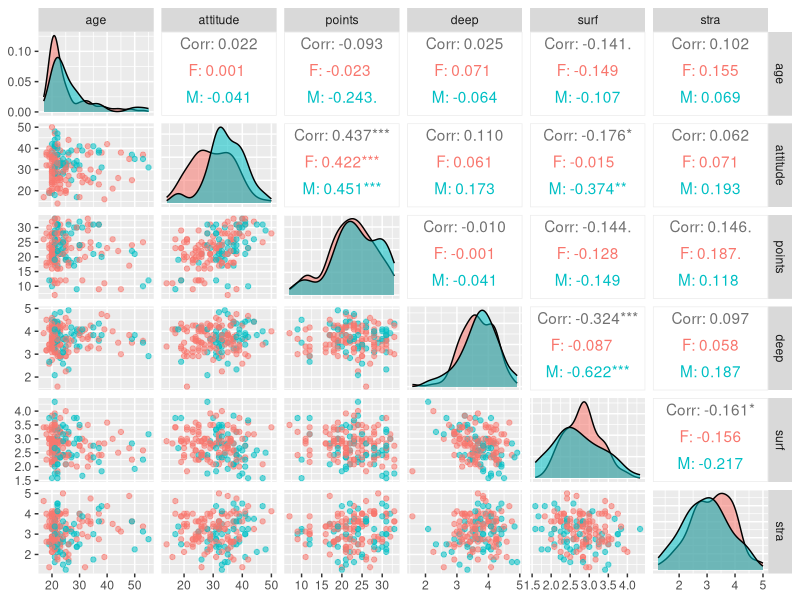
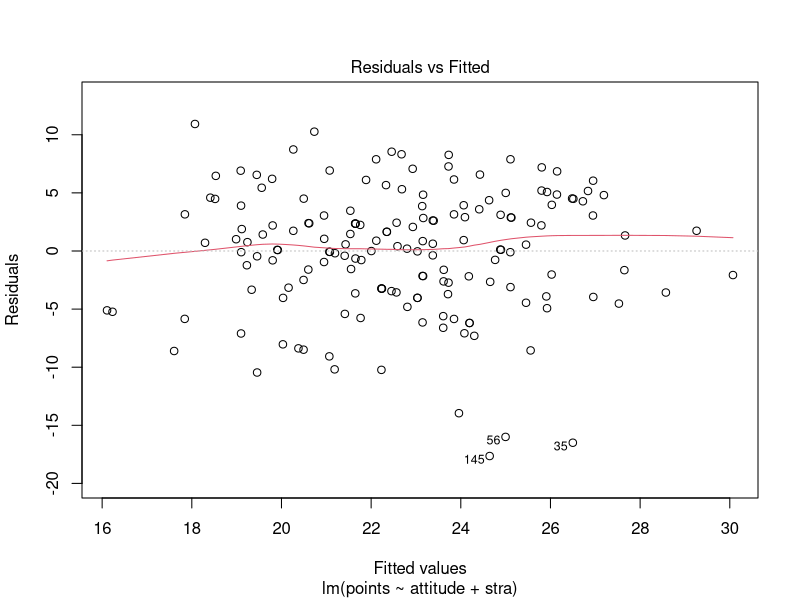
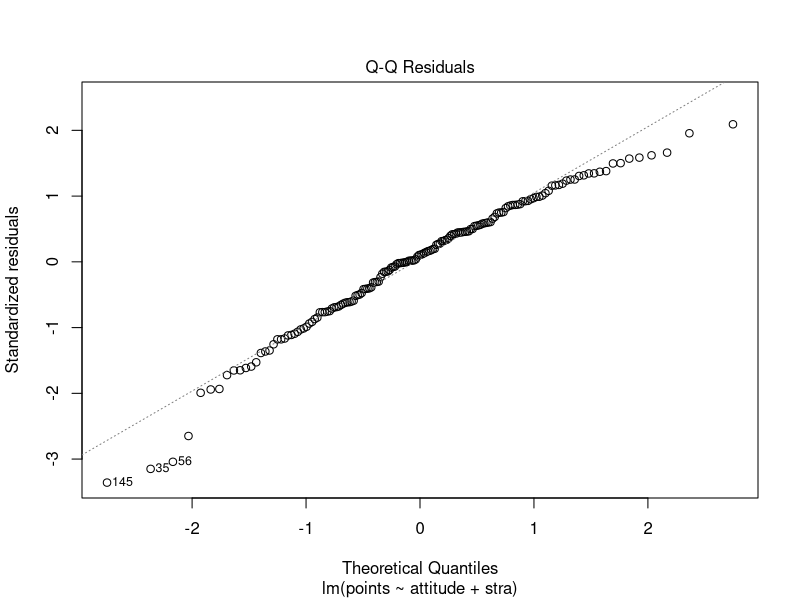
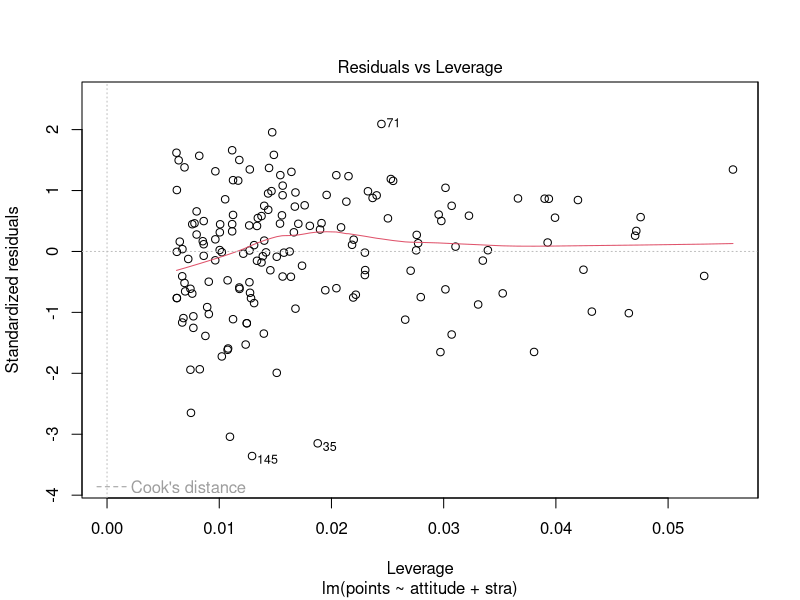

The R script that drew these images, in order:
## ---- chunk 1
# read data
students2014 <- read.table("data/learning2014.csv", header = T, sep = ",")
# print dimesions of the table
dim(students2014)
# print first 6 rows
head(students2014)
## ---- chunk 2
colnames(students2014)
## ---- chunk 3
# access the GGally and ggplot2 libraries
library(GGally)
library(ggplot2)

# create a more advanced plot matrix with ggpairs()
p <- ggpairs(students2014[-1], mapping = aes(col = students2014$gender, alpha = 0.3), 
             lower = list(combo = wrap("facethist", bins = 20)))
# draw the plot
p
## ---- chunk 4
# create a regression model with multiple explanatory variables
m <- lm(points ~ attitude + stra + surf, data = students2014)

# print out a summary of the model
summary(m)
## ---- chunk 5
m2 <- lm(points ~ attitude + stra, data = students2014)
summary(m2)
## ---- chunk 6
# Plot residuals vs fitted values
plot(m2, which = c(1))
## ---- chunk 7
# Plot Q-Q residuals
plot(m2, which = c(2))
## ---- chunk 8
# Plot residuals vs Leverage
plot(m2, which = c(5))
